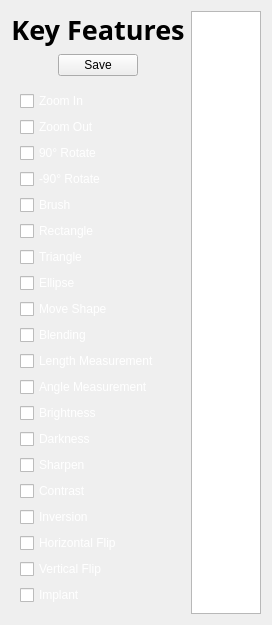
<?xml version="1.0" encoding="UTF-8"?>
<ui version="4.0">
 <class>KeyFeaturesForm</class>
 <widget class="QWidget" name="KeyFeaturesForm">
  <property name="geometry">
   <rect>
    <x>0</x>
    <y>0</y>
    <width>260</width>
    <height>523</height>
   </rect>
  </property>
  <property name="windowTitle">
   <string>Form</string>
  </property>
  <layout class="QVBoxLayout" name="verticalLayout_4">
   <item>
    <layout class="QHBoxLayout" name="horizontalLayout_2">
     <item>
      <layout class="QVBoxLayout" name="verticalLayout_3">
       <item>
        <layout class="QVBoxLayout" name="verticalLayout_2">
         <item>
          <spacer name="verticalSpacer">
           <property name="orientation">
            <enum>Qt::Vertical</enum>
           </property>
           <property name="sizeHint" stdset="0">
            <size>
             <width>20</width>
             <height>18</height>
            </size>
           </property>
          </spacer>
         </item>
         <item>
          <widget class="QLabel" name="label">
           <property name="maximumSize">
            <size>
             <width>16777215</width>
             <height>50</height>
            </size>
           </property>
           <property name="font">
            <font>
             <family>Tmon몬소리 Black</family>
             <pointsize>20</pointsize>
             <bold>true</bold>
            </font>
           </property>
           <property name="styleSheet">
            <string notr="true">QLabel {color: rgb(180, 199, 231)};
</string>
           </property>
           <property name="text">
            <string>Key Features</string>
           </property>
           <property name="alignment">
            <set>Qt::AlignCenter</set>
           </property>
          </widget>
         </item>
         <item>
          <spacer name="verticalSpacer_2">
           <property name="orientation">
            <enum>Qt::Vertical</enum>
           </property>
           <property name="sizeHint" stdset="0">
            <size>
             <width>20</width>
             <height>18</height>
            </size>
           </property>
          </spacer>
         </item>
        </layout>
       </item>
       <item>
        <layout class="QHBoxLayout" name="horizontalLayout">
         <item>
          <spacer name="horizontalSpacer_2">
           <property name="orientation">
            <enum>Qt::Horizontal</enum>
           </property>
           <property name="sizeHint" stdset="0">
            <size>
             <width>10</width>
             <height>20</height>
            </size>
           </property>
          </spacer>
         </item>
         <item>
          <widget class="QPushButton" name="savePushButton">
           <property name="styleSheet">
            <string notr="true">QPushButton {background-color: rgb(170, 255, 255)};

</string>
           </property>
           <property name="text">
            <string>Save</string>
           </property>
          </widget>
         </item>
         <item>
          <spacer name="horizontalSpacer">
           <property name="orientation">
            <enum>Qt::Horizontal</enum>
           </property>
           <property name="sizeHint" stdset="0">
            <size>
             <width>10</width>
             <height>20</height>
            </size>
           </property>
          </spacer>
         </item>
        </layout>
       </item>
       <item>
        <widget class="QWidget" name="widget" native="true">
         <layout class="QVBoxLayout" name="verticalLayout">
          <item>
           <widget class="QCheckBox" name="zoomInCheckBox">
            <property name="styleSheet">
             <string notr="true">QCheckBox {color: rgb(255, 255, 255);}
</string>
            </property>
            <property name="text">
             <string>Zoom In</string>
            </property>
           </widget>
          </item>
          <item>
           <widget class="QCheckBox" name="zoomOutCheckBox">
            <property name="styleSheet">
             <string notr="true">QCheckBox {color: rgb(255, 255, 255);}</string>
            </property>
            <property name="text">
             <string>Zoom Out</string>
            </property>
           </widget>
          </item>
          <item>
           <widget class="QCheckBox" name="leftRotateCheckBox">
            <property name="styleSheet">
             <string notr="true">QCheckBox {color: rgb(255, 255, 255);}</string>
            </property>
            <property name="text">
             <string>90° Rotate</string>
            </property>
           </widget>
          </item>
          <item>
           <widget class="QCheckBox" name="rightRotateCheckBox">
            <property name="styleSheet">
             <string notr="true">QCheckBox {color: rgb(255, 255, 255);}</string>
            </property>
            <property name="text">
             <string>-90° Rotate</string>
            </property>
           </widget>
          </item>
          <item>
           <widget class="QCheckBox" name="brushCheckBox">
            <property name="styleSheet">
             <string notr="true">QCheckBox {color: rgb(255, 255, 255);}</string>
            </property>
            <property name="text">
             <string>Brush</string>
            </property>
           </widget>
          </item>
          <item>
           <widget class="QCheckBox" name="rectangleCheckBox">
            <property name="styleSheet">
             <string notr="true">QCheckBox {color: rgb(255, 255, 255);}</string>
            </property>
            <property name="text">
             <string>Rectangle</string>
            </property>
           </widget>
          </item>
          <item>
           <widget class="QCheckBox" name="triangleCheckBox">
            <property name="styleSheet">
             <string notr="true">QCheckBox {color: rgb(255, 255, 255);}</string>
            </property>
            <property name="text">
             <string>Triangle</string>
            </property>
           </widget>
          </item>
          <item>
           <widget class="QCheckBox" name="ellipseCheckBox">
            <property name="styleSheet">
             <string notr="true">QCheckBox {color: rgb(255, 255, 255);}</string>
            </property>
            <property name="text">
             <string>Ellipse</string>
            </property>
           </widget>
          </item>
          <item>
           <widget class="QCheckBox" name="moveShapeCheckBox">
            <property name="styleSheet">
             <string notr="true">QCheckBox {color: rgb(255, 255, 255);}</string>
            </property>
            <property name="text">
             <string>Move Shape</string>
            </property>
           </widget>
          </item>
          <item>
           <widget class="QCheckBox" name="blendingCheckBox">
            <property name="styleSheet">
             <string notr="true">QCheckBox {color: rgb(255, 255, 255);}</string>
            </property>
            <property name="text">
             <string>Blending</string>
            </property>
           </widget>
          </item>
          <item>
           <widget class="QCheckBox" name="lengthMeasurementCheckBox">
            <property name="styleSheet">
             <string notr="true">QCheckBox {color: rgb(255, 255, 255);}</string>
            </property>
            <property name="text">
             <string>Length Measurement</string>
            </property>
           </widget>
          </item>
          <item>
           <widget class="QCheckBox" name="angleMeasurementCheckBox">
            <property name="styleSheet">
             <string notr="true">QCheckBox {color: rgb(255, 255, 255);}</string>
            </property>
            <property name="text">
             <string>Angle Measurement</string>
            </property>
           </widget>
          </item>
          <item>
           <widget class="QCheckBox" name="brightnessCheckBox">
            <property name="styleSheet">
             <string notr="true">QCheckBox {color: rgb(255, 255, 255);}</string>
            </property>
            <property name="text">
             <string>Brightness</string>
            </property>
           </widget>
          </item>
          <item>
           <widget class="QCheckBox" name="darknessCheckBox">
            <property name="styleSheet">
             <string notr="true">QCheckBox {color: rgb(255, 255, 255);}</string>
            </property>
            <property name="text">
             <string>Darkness</string>
            </property>
           </widget>
          </item>
          <item>
           <widget class="QCheckBox" name="sharpenCheckBox">
            <property name="styleSheet">
             <string notr="true">QCheckBox {color: rgb(255, 255, 255);}</string>
            </property>
            <property name="text">
             <string>Sharpen</string>
            </property>
           </widget>
          </item>
          <item>
           <widget class="QCheckBox" name="contrastCheckBox">
            <property name="styleSheet">
             <string notr="true">QCheckBox {color: rgb(255, 255, 255);}</string>
            </property>
            <property name="text">
             <string>Contrast</string>
            </property>
           </widget>
          </item>
          <item>
           <widget class="QCheckBox" name="inversionCheckBox">
            <property name="styleSheet">
             <string notr="true">QCheckBox {color: rgb(255, 255, 255);}</string>
            </property>
            <property name="text">
             <string>Inversion</string>
            </property>
           </widget>
          </item>
          <item>
           <widget class="QCheckBox" name="horizontalFlipCheckBox">
            <property name="styleSheet">
             <string notr="true">QCheckBox {color: rgb(255, 255, 255);}</string>
            </property>
            <property name="text">
             <string>Horizontal Flip</string>
            </property>
           </widget>
          </item>
          <item>
           <widget class="QCheckBox" name="verticalFlipCheckBox">
            <property name="styleSheet">
             <string notr="true">QCheckBox {color: rgb(255, 255, 255);}</string>
            </property>
            <property name="text">
             <string>Vertical Flip</string>
            </property>
           </widget>
          </item>
          <item>
           <widget class="QCheckBox" name="implantCheckBox">
            <property name="styleSheet">
             <string notr="true">QCheckBox {color: rgb(255, 255, 255);}</string>
            </property>
            <property name="text">
             <string>Implant</string>
            </property>
           </widget>
          </item>
         </layout>
        </widget>
       </item>
      </layout>
     </item>
     <item>
      <widget class="QTableView" name="tableView"/>
     </item>
    </layout>
   </item>
  </layout>
 </widget>
 <resources/>
 <connections/>
</ui>
